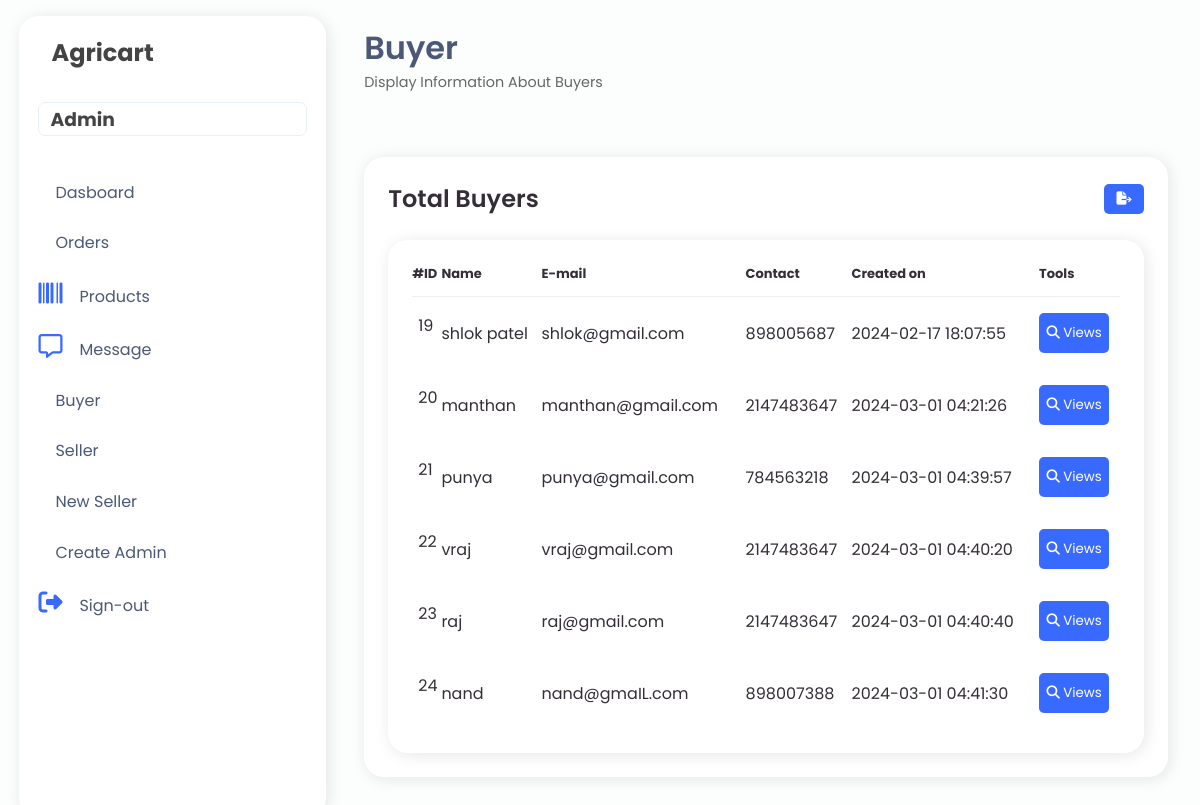
The app's page /admin/buyer.php (signed in) with its own data.
### tables this page shows
CREATE TABLE `buyer_details` (
  `Buyer_id` int(20) NOT NULL,
  `photo` varchar(255) NOT NULL,
  `full_name` char(50) NOT NULL,
  `email` varchar(50) NOT NULL,
  `contact_no` int(15) NOT NULL,
  `password` varchar(100) NOT NULL,
  `created_on` datetime NOT NULL,
  `address` varchar(200) NOT NULL,
  `pin_code` int(7) NOT NULL,
  `state` varchar(255) NOT NULL,
  `otp` int(7) NOT NULL
);

### admin/buyer.php (the view, shortened to what this page needs)
<?php
include ("../database/connection.php");
$query = "select * from buyer_details";
$result = mysqli_query($conn, $query);
?>
<!DOCTYPE html>
<html lang="en">
<head>
    <link rel="stylesheet" href="https://maxst.icons8.com/vue-static/landings/line-awesome/line-awesome/1.3.0/css/line-awesome.min.css">
    <link rel="stylesheet" href="admin.css">
</head>
<body>
    <?php include ("navbar.php"); ?>
    <div class="main-content">
        <header>
            <div class="header-title-wrapper">
                <div class="header-title">
                    <h1>
                        Buyer
                    </h1>
                    <p>
                        Display Information About Buyers<span class="las la-chart-lin"></span>
                    </p>
                </div>
            </div>
        </header>
        <main>
            <div class="table-data">
                <div class="order">
                <div class="head">
            <h3>Total Buyers</h3>
            <form id="download">
                <button onclick="downloadCSV()"><i class="fa-solid fa-file-export"></i></button>
            </form>
        </div>
                    <section>
                        <div class="table-data">
                            <div class="order">
                                <table id="table">
                                    <thead>
                                        <tr>
                                            <th>#ID</th>
                                            <th>Name</th>
                                            <th>E-mail</th>
                                            <th>Contact</th>
                                            <th>Created on</th>
                                            <th>Tools</th>
                                        </tr>
                                    </thead>
                                    <tbody>
                                        <?php
                                        if (mysqli_num_rows($result) > 0) {
                                        while ($row = mysqli_fetch_assoc($result)) {
                                        ?>
                                            <tr>
                                                <td><?php echo $row['Buyer_id']; ?></td>
                                                <td><?php echo $row['full_name']; ?></td>
                                                <td><?php echo $row['email']; ?></td>
                                                <td><?php echo $row['contact_no']; ?></td>
                                                <td><?php echo $row['created_on']; ?></td>
                                                <td>
                                                    <button onclick="openPopup(<?php echo $row['Buyer_id']; ?>)"><i class="fa-solid fa-magnifying-glass"></i> Views</button>
                                                </td>
                                            </tr>
                                            <?php
                                            }
                                        }
                                       ?>
                                    </tbody>
                                </table>
                            </div>
                        </div>
                    </section>
                </div>
            </div>
        </main>
    </div>
</body>
</html>

### admin/admin.css (style rules this page uses)
:root { --color-main: #396aff; --bg2: #dce5ff; --bg: #fbfefd; --main-accent: #e9eefd; --main-text: #4b5876; --shadow: rgba(17, 17, 26, 0.1) 2px 2px 16px; --light: #F9F9F9; --blue: #3C91E6; --light-blue: #CFE8FF; --grey: #eee; --dark-grey: #AAAAAA; --dark: #342E37; --red: #DB504A; --yellow: #FFCE26; --light-yellow: #FFF2C6; --orange: #FD7238; --light-orange: #FFE0D3; }
* { padding: 0; margin: 0; text-decoration: none; font-family: 'Poppins', sans-serif; list-style-type: none; box-sizing: border-box; }
body { background: var(--bg); overflow-x: hidden; }
.main-content { margin-left: 345px; width: calc(100vw - 345px); padding: 1rem 1.2rem; padding-right: 2rem; transition: margin-left 300ms; }
header { display: flex; justify-content: space-between; padding-top: .5rem; }
.header-title-wrapper { display: flex; }
.header-title h1 { color: var(--main-text); font-weight: 600; }
.header-title p { color: #666; font-size: .9rem; }
main { padding-top: 2.5rem; padding-bottom: 2.5rem; }
.table-data { display: flex; flex-wrap: wrap; grid-gap: 24px; margin-top: 24px; width: 100%; color: var(--dark); }
.table-data > div { border-radius: 20px; background: #fff; padding: 24px; overflow-x: auto; box-shadow: var(--shadow); }
.table-data .head { display: flex; align-items: center; grid-gap: 16px; margin-bottom: 24px; }
.table-data .head h3 { margin-right: auto; font-size: 24px; font-weight: 600; }
.table-data .order { flex-grow: 1; flex-basis: 500px; }
.table-data .order table { width: 100%; border-collapse: collapse; }
.table-data .order table th { padding-bottom: 12px; font-size: 13px; text-align: left; border-bottom: 1px solid var(--grey); }
.table-data .order table td { padding: 16px 0; }
.table-data .order table tr td:first-child { display: flex; align-items: center; grid-gap: 12px; padding-left: 6px; }
#download button { background-color: #396aff; color: #fff; border: none; border-radius: 5px; cursor: pointer; height: 30px; width: 40px; }
button { background-color: #396aff; color: #fff; border: none; border-radius: 5px; cursor: pointer; height: 30px; width: 40px; }
#table button { background-color: #396aff; color: #fff; padding: 10px 6px; border: none; border-radius: 5px; cursor: pointer; height: 40px; width: 70px; }

### records on screen
buyer_details: Buyer_id "19", full_name "shlok patel", email "shlok@gmail.com", contact_no "898005687", created_on "2024-02-17 18:07:55"
buyer_details: Buyer_id "20", full_name "manthan", email "manthan@gmail.com", contact_no "2147483647", created_on "2024-03-01 04:21:26"
buyer_details: Buyer_id "21", full_name "punya", email "punya@gmail.com", contact_no "784563218", created_on "2024-03-01 04:39:57"
buyer_details: Buyer_id "22", full_name "vraj", email "vraj@gmail.com", contact_no "2147483647", created_on "2024-03-01 04:40:20"
buyer_details: Buyer_id "23", full_name "raj", email "raj@gmail.com", contact_no "2147483647", created_on "2024-03-01 04:40:40"
buyer_details: Buyer_id "24", full_name "nand", email "nand@gmaIL.com", contact_no "898007388", created_on "2024-03-01 04:41:30"
